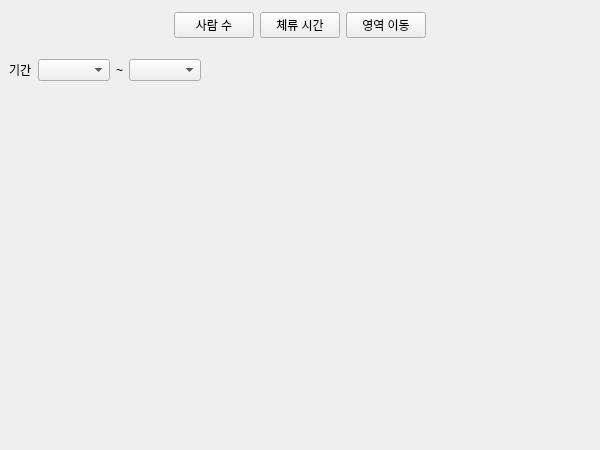
<?xml version="1.0" encoding="UTF-8"?>
<ui version="4.0">
 <class>GraphDisplay</class>
 <widget class="QWidget" name="GraphDisplay">
  <property name="geometry">
   <rect>
    <x>0</x>
    <y>0</y>
    <width>600</width>
    <height>450</height>
   </rect>
  </property>
  <property name="windowTitle">
   <string>GraphDisplay</string>
  </property>
  <layout class="QVBoxLayout" name="verticalLayout" stretch="0,0,1">
   <property name="spacing">
    <number>0</number>
   </property>
   <property name="leftMargin">
    <number>0</number>
   </property>
   <property name="topMargin">
    <number>0</number>
   </property>
   <property name="rightMargin">
    <number>0</number>
   </property>
   <property name="bottomMargin">
    <number>0</number>
   </property>
   <item>
    <widget class="QWidget" name="chartTypeWidget" native="true">
     <property name="minimumSize">
      <size>
       <width>0</width>
       <height>50</height>
      </size>
     </property>
     <layout class="QHBoxLayout" name="horizontalLayout">
      <item>
       <spacer name="horizontalSpacer_2">
        <property name="orientation">
         <enum>Qt::Horizontal</enum>
        </property>
        <property name="sizeHint" stdset="0">
         <size>
          <width>40</width>
          <height>20</height>
         </size>
        </property>
       </spacer>
      </item>
      <item>
       <widget class="QPushButton" name="peoplecountButton">
        <property name="text">
         <string>사람 수</string>
        </property>
        <property name="checkable">
         <bool>true</bool>
        </property>
       </widget>
      </item>
      <item>
       <widget class="QPushButton" name="peoplestayButton">
        <property name="text">
         <string>체류 시간</string>
        </property>
        <property name="checkable">
         <bool>true</bool>
        </property>
       </widget>
      </item>
      <item>
       <widget class="QPushButton" name="peoplemoveButton">
        <property name="text">
         <string>영역 이동</string>
        </property>
        <property name="checkable">
         <bool>true</bool>
        </property>
       </widget>
      </item>
      <item>
       <spacer name="horizontalSpacer_3">
        <property name="orientation">
         <enum>Qt::Horizontal</enum>
        </property>
        <property name="sizeHint" stdset="0">
         <size>
          <width>40</width>
          <height>20</height>
         </size>
        </property>
       </spacer>
      </item>
     </layout>
    </widget>
   </item>
   <item>
    <widget class="QWidget" name="optionWidget" native="true">
     <layout class="QHBoxLayout" name="horizontalLayout_2">
      <item>
       <widget class="QLabel" name="durationLabel">
        <property name="text">
         <string>기간</string>
        </property>
       </widget>
      </item>
      <item>
       <widget class="QComboBox" name="startTimeBox"/>
      </item>
      <item>
       <widget class="QLabel" name="label_2">
        <property name="text">
         <string>~</string>
        </property>
       </widget>
      </item>
      <item>
       <widget class="QComboBox" name="endTimeBox"/>
      </item>
      <item>
       <spacer name="horizontalSpacer">
        <property name="orientation">
         <enum>Qt::Horizontal</enum>
        </property>
        <property name="sizeHint" stdset="0">
         <size>
          <width>40</width>
          <height>20</height>
         </size>
        </property>
       </spacer>
      </item>
      <item>
       <layout class="QHBoxLayout" name="areaButtonLayout"/>
      </item>
     </layout>
    </widget>
   </item>
   <item>
    <widget class="QWidget" name="chartWidget" native="true">
     <layout class="QVBoxLayout" name="verticalLayout_2">
      <property name="leftMargin">
       <number>0</number>
      </property>
      <property name="topMargin">
       <number>0</number>
      </property>
      <property name="rightMargin">
       <number>0</number>
      </property>
      <property name="bottomMargin">
       <number>0</number>
      </property>
     </layout>
    </widget>
   </item>
  </layout>
 </widget>
 <resources/>
 <connections/>
</ui>
